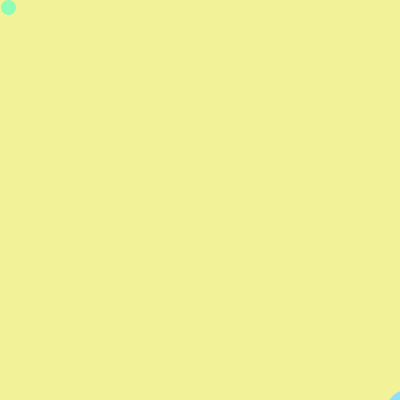
Frame 1 (no input)
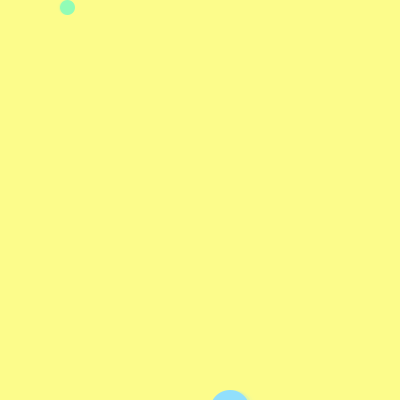
Frame 60 (the mouse pressed at the canvas centre just before this capture)
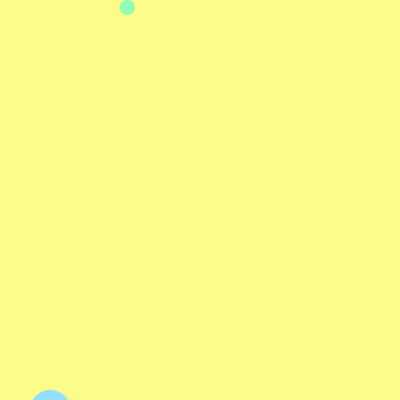
Frame 120 (the mouse held since frame 60 and released just before this capture)

The Processing sketch that drew these frames (run headless with seeded random() and noise(); from frame 60 on, the mouse is pressed at the canvas centre):

// Processing sketch: processing_131682
// ── processing_131682.pde

// Samantha Chiu hw5 2014

//global variables
float x=0, y=0;
float d =30, s =1; 
color e1 = color(145, 252, 182);

float xx = 390, yy = 390;
float dd = 40, ss =3;
color e2 = color(145, 223, 252);

void setup ()
{
  size(400,400);
  noStroke();
 
  //rect (0,0, width,height);
  
  d = 15;
  s = 1;
  
}

void draw ()
{
  prepWindow();
  moveFigures();
  drawFigures();
}

void prepWindow()
{
  noStroke();
  fill (252,252,139,200);
  rect(0, 0, width, height);
}
  
void drawFigures()
{
  ellipseMode(CORNER);
  figure(x, y, d);
  figure(xx, yy, dd, e2);
}
  
//ball 1
void figure(float x, float y, float d)
{
  noStroke();
  fill(e1);
  ellipse(x, y, d, d);
}
  
//ball 2
void figure(float xx, float yy, float dd, color e2)
{
  noStroke();
  fill(e2);
  ellipse(xx, yy, dd, dd);
}
  
void moveFigures()
{
  //ball 1 movement
  if ((x < width - d) && (y == height - height)) {
    x += s;
  }
  else if ((x > width - width) && (y >= height - d)) {
    x -= s;
  }
  else if ((x >= width - d) && (y <= height - d)) {
    y += s;
  }
  else if ((x <= d) && (y > height - height)) {
    y -= s;
  }
 
    
  //ball 2 movement
  if ((xx < width - dd) && (yy == height - height)) {
    xx += ss;
  }
  else if ((xx > width - width) && (yy >= height - dd)) {
    xx -= ss;
  }
   else if ((xx >= width - dd) && (yy <= height - dd)) {
    yy += ss;
  }
  else if ((xx <= dd) && (yy > height - height)) {
    yy -= ss;
  }
}
